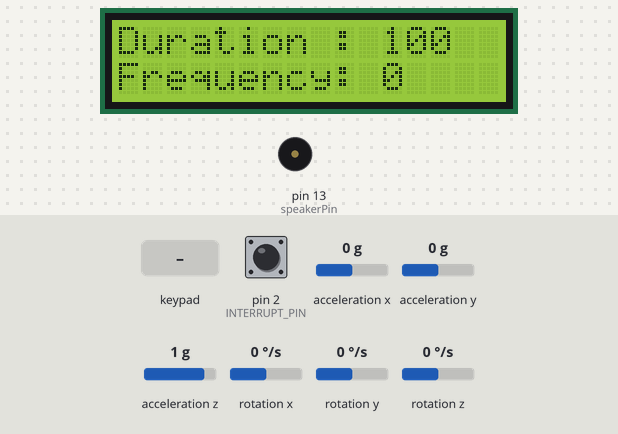
A sketch run on a simulated Arduino Uno, built with avr-gcc and run on an emulated ATmega328P. Parts: 16×2 character LCD, buzzer (waves = sounding). Inputs (shaded band) come from the test bench; at power-on: acceleration y 0 g, acceleration x 0 g, acceleration z 1 g, pin 2 (INTERRUPT_PIN) LOW, rotation x 0 °/s, rotation y 0 °/s, rotation z 0 °/s. The sensor or clock chip raises its interrupt line as the real part does; what the sketch prints to the serial monitor is not drawn.

Above: at 1.8 s.
1.9 s: key 'f' pressed
At 3.2 s:
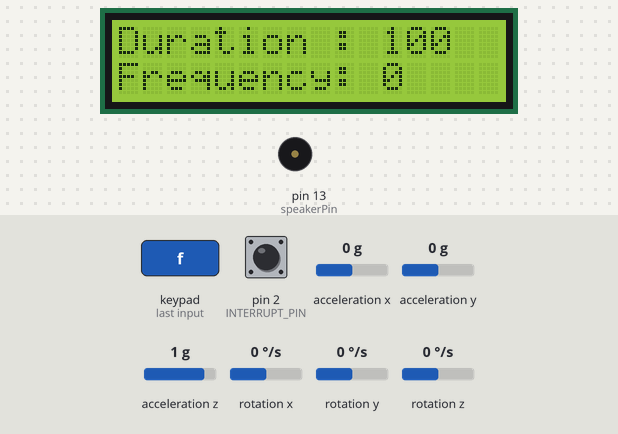
3.5 s: acceleration y set to -1.4 g
At 4.7 s:
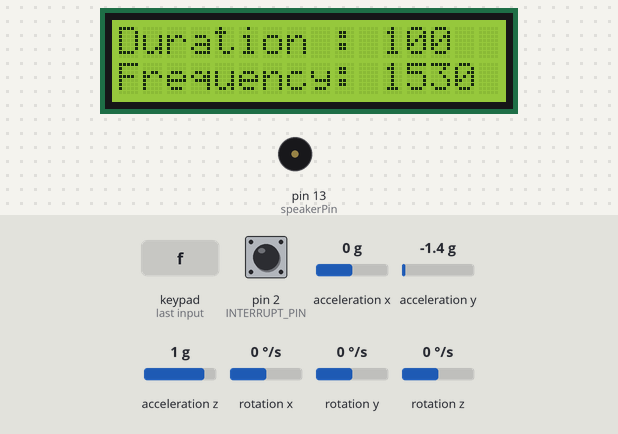
5.0 s: acceleration x set to -0.8 g
At 5.9 s:
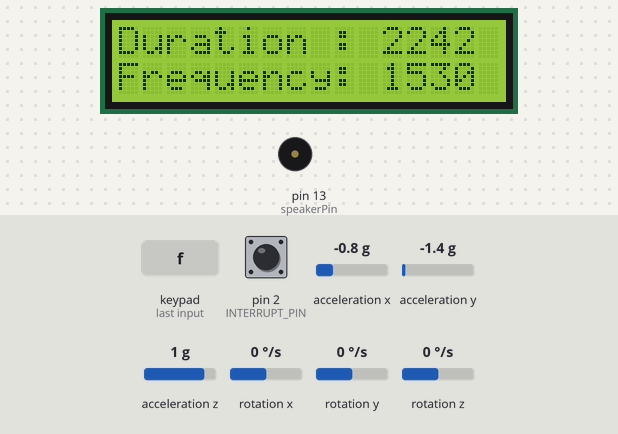
6.5 s: acceleration z set to -1.4 g
At 6.9 s:
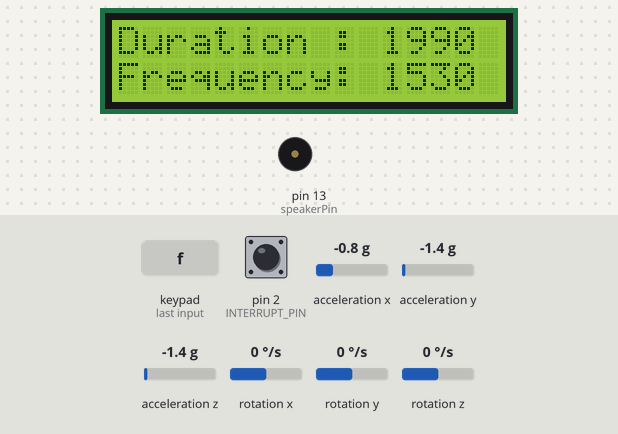
8.0 s: key 'j' pressed
At 9.1 s:
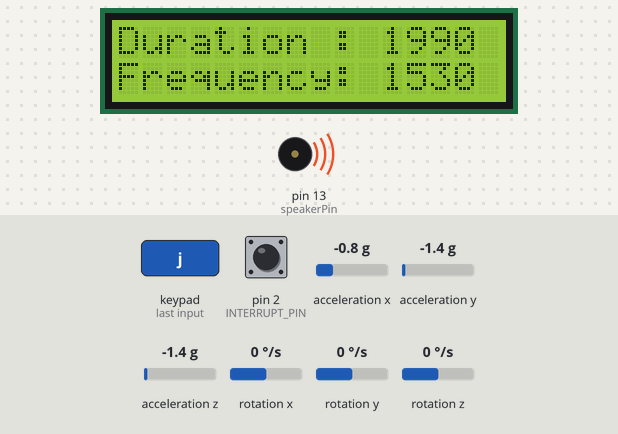
9.5 s: acceleration x set to 0 g
At 11.4 s:
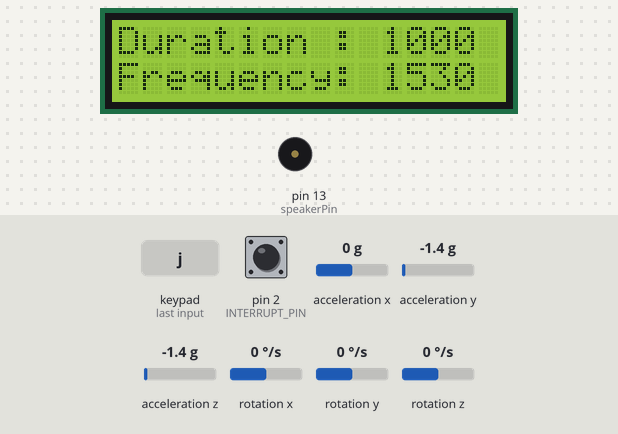
Timing chart, 0 to 12.5 s (numbered marks = the images above; inputs shaded):
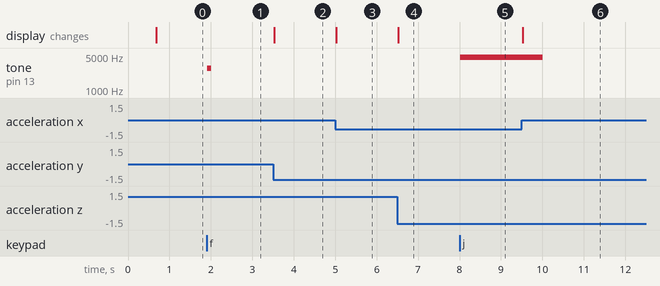

The sketch:

Musical_gloves_with_LCD____MPU6050_.ino
```cpp
#include <LiquidCrystal.h>
#include <Keypad.h>
#include "I2Cdev.h"
#include "MPU6050_6Axis_MotionApps20.h"
#if I2CDEV_IMPLEMENTATION == I2CDEV_ARDUINO_WIRE
#include "Wire.h"
#endif

int duration = 100;

const byte ROWS = 4; //four rows (four fingers)
const byte COLS = 2; //four columns (two hands)
int d = 0;
MPU6050 mpu;

// MPU control/status vars
bool dmpReady = false;  // set true if DMP init was successful
uint8_t mpuIntStatus;   // holds actual interrupt status byte from MPU
uint8_t devStatus;      // return status after each device operation (0 = success, !0 = error)
uint16_t packetSize;    // expected DMP packet size (default is 42 bytes)
uint16_t fifoCount;     // count of all bytes currently in FIFO
uint8_t fifoBuffer[64]; // FIFO storage buffer


// orientation/motion vars
Quaternion q;
VectorFloat gravity;    // [x, y, z]            gravity vector
float ypr[3];           // [yaw, pitch, roll]   yaw/pitch/roll container and gravity vector

volatile bool mpuInterrupt = false;     // indicates whether MPU interrupt pin has gone high
void dmpDataReady() {
  mpuInterrupt = true;
}
#define INTERRUPT_PIN 2  // use pin 2 on Arduino Uno & most boards

const int rs = 1, en = 0, d4 = 9, d5 = 10, d6 = 11, d7 = 12;
LiquidCrystal lcd(rs, en, d4, d5, d6, d7);

int speakerPin = 13; // speaker connected to digital pin 12

char keys[ROWS][COLS] = {
  {'f', 'j'}, //left hand 1st finger and right hand 1st finger
  {'d', 'k'}, //left hand 2nd finger and right hand 2nd finger
  {'s', 'l'}, //left hand 3rd finger and right hand 3rd finger
  {'a', ';'} //left hand 4th finger and right hand 4th finger
};
byte rowPins[ROWS] = {3, 4, 5, 6}; //connect to the row pinouts of the keypad
byte colPins[COLS] = {7, 8}; //connect to the column pinouts of the keypad

Keypad keypad = Keypad( makeKeymap(keys), rowPins, colPins, ROWS, COLS );


void setup() {
  // set up the LCD's number of columns and rows:
  lcd.begin(16, 2);
  // Print a message to the LCD.
  lcd.print("Duration :");
  lcd.setCursor(0, 1);
  lcd.print("Frequency: ");
  Serial.begin (9600);


  setMPU();
  pinMode(speakerPin, OUTPUT); // sets the speakerPin to be an output
}

int totalSensorDataGathered = 0;
int freqPlus = 0;

void loop() {

  int pitch = abs(ypr[1]);
  int roll = abs(ypr[2]);

  if ((pitch >= 7 && pitch < 30) && ((126 * pitch) - 782) < 3000) {
    duration = (126 * pitch) - 782;
  }

  if (roll >= 20 && ((45 * roll) - 900) < 4000) {
    freqPlus = (45 * roll) - 900;
  }


  if (pitch < 7) {
    duration = 100;
  } if (roll < 20) {
    freqPlus = 0;
  }

  char key = keypad.getKey();
  getSensorData();

  totalSensorDataGathered++;

    lcd.setCursor(11, 0);
    lcd.print(duration, DEC);
    lcd.setCursor(11, 1);
    lcd.print(freqPlus, DEC);
    totalSensorDataGathered = 0;


  if (key != NO_KEY) {
    Serial.println(key);

    if (key == 'a') {
      tone(speakerPin, 2093 + freqPlus, duration); //tone(speakerPin,frequency,duration)
    }
    if (key == 's') {
      tone(speakerPin, 2349 + freqPlus, duration);
    }
    if (key == 'd') {
      tone(speakerPin, 2637 + freqPlus, duration);
    }
    if (key == 'f') {
      tone(speakerPin, 2793 + freqPlus, duration);
    }
    if (key == 'j') {
      tone(speakerPin, 3136 + freqPlus, duration);
    }
    if (key == 'k') {
      tone(speakerPin, 3520 + freqPlus, duration);
    }
    if (key == 'l') {
      tone(speakerPin, 3951 + freqPlus, duration);
    }
    if (key == ';') {
      tone(speakerPin, 4186 + freqPlus, duration);
    }

    //alternative code--just uncomment this and beep function below it
    /*if (key=='a'){ beep(speakerPin,2093,100);}
      if (key=='s'){ beep(speakerPin,2349,100);}
      if (key=='d'){ beep(speakerPin,2637,100);}
      if (key=='f'){ beep(speakerPin,2793,100);}
      if (key=='j'){ beep(speakerPin,3136,100);}
      if (key=='k'){ beep(speakerPin,3520,100);}
      if (key=='l'){ beep(speakerPin,3951,100);}
      if (key==';'){ beep(speakerPin,4186,100);}
      if (key==’i’){ beep(speakerPin,2093,100);}
      if (key==’j’){ beep(speakerPin,2349,100);}
      if (key==’k’){ beep(speakerPin,2637,100);}
      if (key==’l’){ beep(speakerPin,2793,100);}
      if (key==’m’){ beep(speakerPin,3136,100);}
      if (key==’n’){ beep(speakerPin,3520,100);}
      if (key==’o’){ beep(speakerPin,3951,100);}
      if (key==’p’){ beep(speakerPin,4186,100);}*/
  }
}
void setMPU() {
#if I2CDEV_IMPLEMENTATION == I2CDEV_ARDUINO_WIRE
  Wire.begin();
  Wire.setClock(400000); // 400kHz I2C clock. Comment this line if having compilation difficulties
#elif I2CDEV_IMPLEMENTATION == I2CDEV_BUILTIN_FASTWIRE
  Fastwire::setup(400, true);
#endif
  while (!Serial); // wait for Leonardo enumeration, others continue immediately
  // initialize device
  Serial.println(F("Initializing I2C devices..."));
  mpu.initialize();
  pinMode(INTERRUPT_PIN, INPUT);

  // verify connection
  Serial.println(F("Testing device connections..."));
  Serial.println(mpu.testConnection() ? F("MPU6050 connection successful") : F("MPU6050 connection failed"));

  // load and configure the DMP
  Serial.println(F("Initializing DMP..."));
  devStatus = mpu.dmpInitialize();

  // supply your own gyro offsets here, scaled for min sensitivity
  mpu.setXGyroOffset(220);
  mpu.setYGyroOffset(76);
  mpu.setZGyroOffset(-85);
  mpu.setZAccelOffset(1788); // 1688 factory default for my test chip

  // make sure it worked (returns 0 if so)
  if (devStatus == 0) {
    // turn on the DMP, now that it's ready
    Serial.println(F("Enabling DMP..."));
    mpu.setDMPEnabled(true);

    // enable Arduino interrupt detection
    Serial.println(F("Enabling interrupt detection (Arduino external interrupt 0)..."));
    attachInterrupt(digitalPinToInterrupt(INTERRUPT_PIN), dmpDataReady, RISING);
    mpuIntStatus = mpu.getIntStatus();

    // set our DMP Ready flag so the main loop() function knows it's okay to use it
    Serial.println(F("DMP ready! Waiting for first interrupt..."));
    dmpReady = true;

    // get expected DMP packet size for later comparison
    packetSize = mpu.dmpGetFIFOPacketSize();
  } else {
    // ERROR!
    // 1 = initial memory load failed
    // 2 = DMP configuration updates failed
    // (if it's going to break, usually the code will be 1)
    Serial.print(F("DMP Initialization failed (code "));
    Serial.print(devStatus);
    Serial.println(F(")"));
  }
}

void getSensorData() {

  // if programming failed, don't try to do anything
  if (!dmpReady) return;

  // wait for MPU interrupt or extra packet(s) available
  while (!mpuInterrupt && fifoCount < packetSize) {
    // other program behavior stuff here
    // if you are really paranoid you can frequently test in between other
    // stuff to see if mpuInterrupt is true, and if so, "break;" from the
    // while() loop to immediately process the MPU data
  }

  // reset interrupt flag and get INT_STATUS byte
  mpuInterrupt = false;
  mpuIntStatus = mpu.getIntStatus();

  // get current FIFO count
  fifoCount = mpu.getFIFOCount();

  // check for overflow (this should never happen unless our code is too inefficient)
  if ((mpuIntStatus & 0x10) || fifoCount == 1024) {
    // reset so we can continue cleanly
    mpu.resetFIFO();
    Serial.println(F("FIFO overflow!"));

    // otherwise, check for DMP data ready interrupt (this should happen frequently)
  } else if (mpuIntStatus & 0x02) {
    // wait for correct available data length, should be a VERY short wait
    while (fifoCount < packetSize) fifoCount = mpu.getFIFOCount();

    // read a packet from FIFO
    mpu.getFIFOBytes(fifoBuffer, packetSize);

    // track FIFO count here in case there is > 1 packet available
    // (this lets us immediately read more without waiting for an interrupt)
    fifoCount -= packetSize;

    // display Euler angles in degrees
    mpu.dmpGetQuaternion(&q, fifoBuffer);
    mpu.dmpGetGravity(&gravity, &q);
    mpu.dmpGetYawPitchRoll(ypr, &q, &gravity);
    ypr[0] = ypr[0] * 180 / M_PI;
    ypr[1] = ypr[1] * 180 / M_PI;
    ypr[2] = ypr[2] * 180 / M_PI;
  }
}
```

Measured:
- after the input at 1.9 s, tone on pin 13 (speakerPin): silent → 2793 Hz at once, → silent 0.10 s later
- after the input at 3.5 s, the display: changes at once (image 2)
- after the input at 5.0 s, the display: changes at once (image 3)
- after the input at 6.5 s, the display: changes at once (image 4)
- after the input at 8.0 s, tone on pin 13 (speakerPin): silent → 4666 Hz at once
- after the input at 9.5 s, the display: changes at once (image 6)
